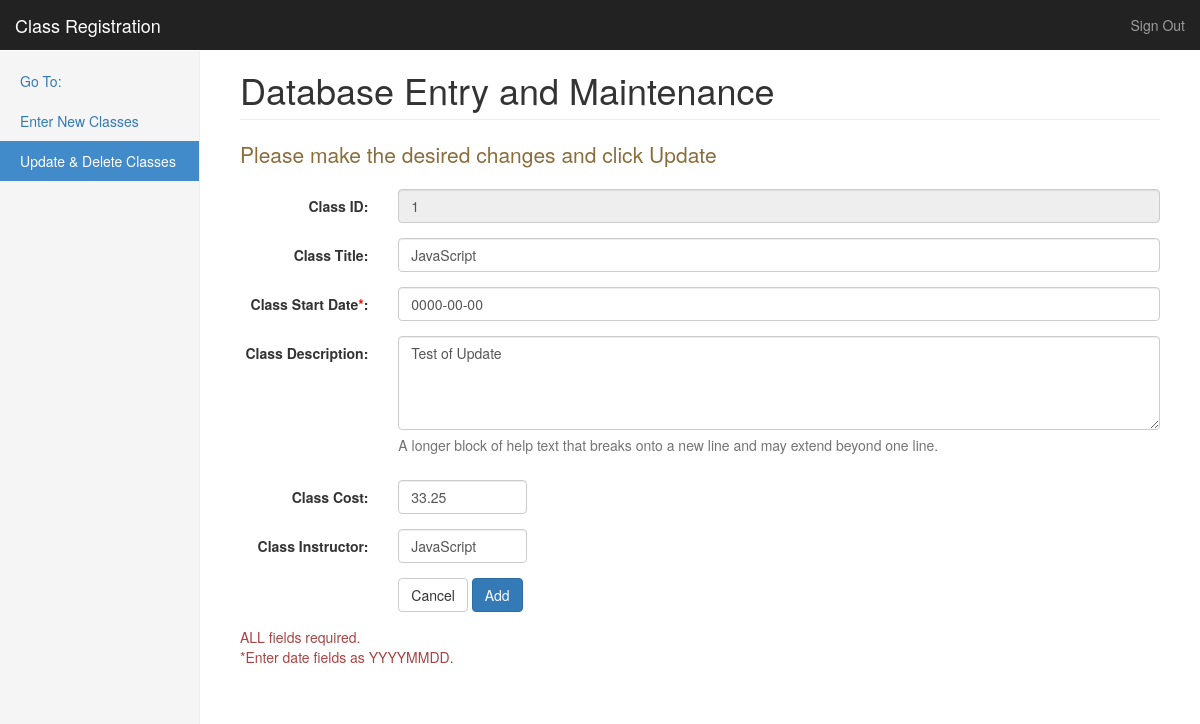
Screenshot of /maintenance/update/classupdate.php?recordID=1 (signed in) with the database file from the repository.
### tables this page shows
CREATE TABLE IF NOT EXISTS `class` (
  `class_id` smallint(6) NOT NULL,
  `class_title` varchar(60) NOT NULL,
  `class_start` date NOT NULL,
  `class_descr` varchar(255) NOT NULL,
  `class_cost` decimal(6,2) NOT NULL,
  `class_instr` varchar(20) NOT NULL
);

### maintenance/update/classupdate.php (the view, shortened to what this page needs)
<?php
	$classid = $_GET["recordID"];
  $connection = connection();
	$query = "SELECT * FROM class WHERE class_id = $classid";
	$result = mysqli_query($connection, $query);
	$classrow = mysqli_fetch_assoc($result);
  include("../../template/header_sidebar.php");
?>
    <div class="container-fluid">
      <div class="row">
        <div class="col-sm-3 col-md-2 sidebar">
          <ul class="nav nav-sidebar">
            <li><p class="text-justified text-primary">Go To:</p></li>
            <li><a href="../add/classentry.php">Enter New Classes</a></li>
            <li class="active"><a href="../classlist.php">Update &amp; Delete Classes</a></li>
          </ul>
        </div>
        <div class="col-sm-9 col-sm-offset-3 col-md-10 col-md-offset-2 main">
          <h1 class="page-header">Database Entry and Maintenance</h1>
          <p class="lead text-warning">Please make the desired changes and click Update</p>
          <form action="updateclass.php?recordID=<?= $classid; ?>" method="post" class="form-horizontal">
            <fieldset>
              <div class="form-group">
                <label for="class_id" class="col-lg-2 control-label">Class ID:</label>
                <div class="col-lg-10">
                  <input type="text" class="form-control" name="class_id" value="<?= $classrow['class_id']; ?>" disabled="">
                </div>
              </div>
              <div class="form-group">
                <label for="class_title" class="col-lg-2 control-label">Class Title:</label>
                <div class="col-lg-10">
                  <input type="text" class="form-control" name="class_title" value="<?= $classrow['class_title']; ?>">
                </div>
              </div>
              <div class="form-group">
                <label for="class_start" class="col-lg-2 control-label">Class Start Date<span style="color: red;">*</span>:</label>
                <div class="col-lg-10">
                  <input type="text" class="form-control" name="class_start" value="<?= $classrow['class_start']; ?>">
                </div>
              </div>
              <div class="form-group">
                <label for="class_descr" class="col-lg-2 control-label">Class Description:</label>
                <div class="col-lg-10">
                  <textarea class="form-control" rows="4" name="class_descr"><?= $classrow['class_descr']; ?></textarea>
                  <span class="help-block">A longer block of help text that breaks onto a new line and may extend beyond one line.</span>
                </div>
              </div>
              <div class="form-group">
                <label for="class_cost" class="col-lg-2 control-label">Class Cost:</label>
                <div class="col-lg-2">
                  <input type="text" class="form-control" name="class_cost" value="<?= $classrow['class_cost']; ?>">
                </div>
              </div>
              <div class="form-group">
                <label for="class_instr" class="col-lg-2 control-label">Class Instructor:</label>
                <div class="col-lg-2">
                  <input type="text" class="form-control" name="class_instr" value="<?= $classrow['class_instr']; ?>">
                </div>
              </div>
              <div class="form-group">
                <div class="col-lg-10 col-lg-offset-2">
                  <button type="reset" class="btn btn-default">Cancel</button>
                  <button type="submit" class="btn btn-primary">Add</button>
                </div>
              </div>
            </fieldset>
          </form>
          <p class="text-danger">ALL fields required.<br/>
          *Enter date fields as YYYYMMDD.</p>
        </div>
      </div>
    </div>
<?php
  include("../../template/footer_sidebar.php");
?>

### rows the page displays
class: class_id "1", class_title "JavaScript", class_start "0000-00-00", class_descr "Test of Update", class_cost "33.25", class_instr "JavaScript"
